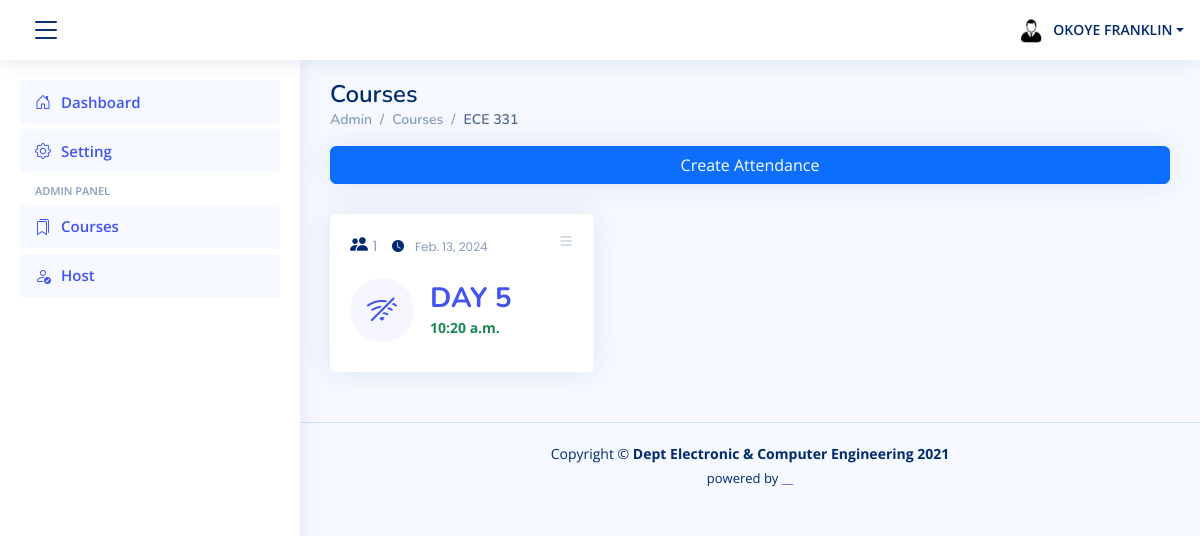
Page /attendances/14/ (signed in) on the earlier database version.
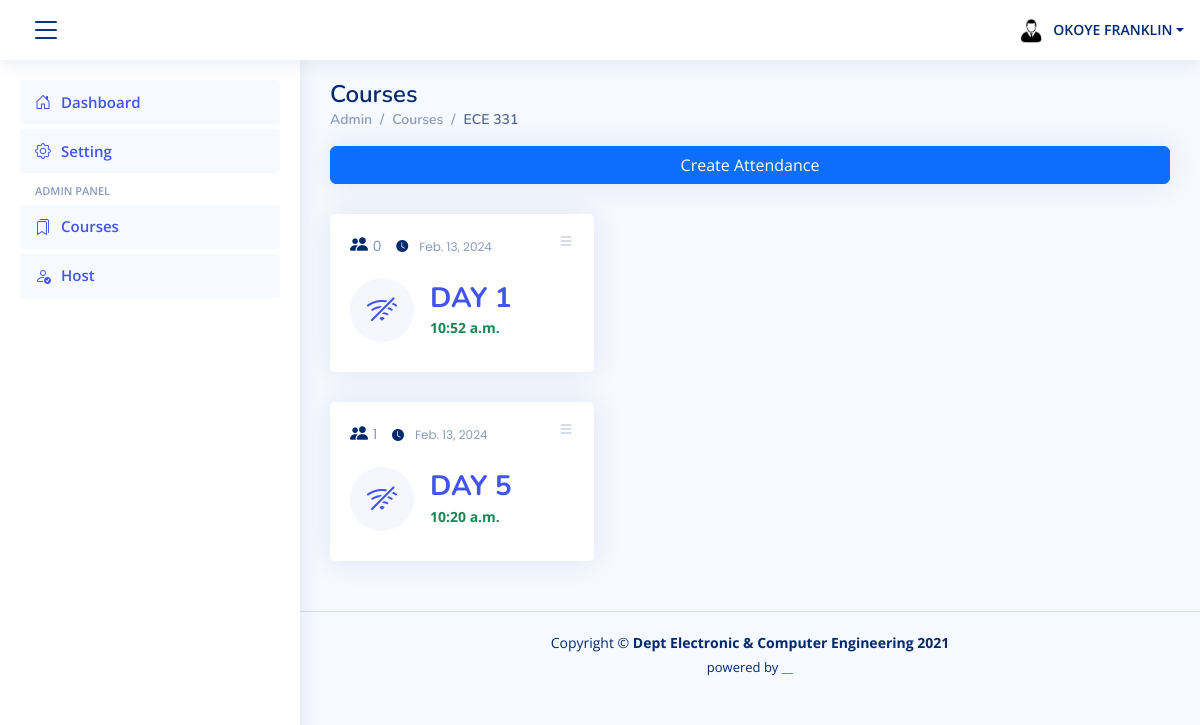
Same page on the later database version.
### attendance/models.py (models this page shows, shortened)
class Attendance(models.Model):
    course = models.ForeignKey(Course, on_delete=models.CASCADE, default=None)
    day_number = models.PositiveIntegerField(default=0)
    start_date = models.DateField(auto_now=True)
    start_time = models.TimeField(auto_now=True)
    active = models.BooleanField(default=False)
    class Meta:
        unique_together = ['course', 'day_number']
    def total_attendees(self):
        return self.attendee_set.count()

### attendance/views.py (the view)
# urls.py: path('attendances/<int:pk>/', AttendanceList, name='attendance_list'),
def AttendanceList(request, pk):
    course = Course.objects.get(pk=pk)
    attendance = Attendance.objects.filter(course=pk).order_by('day_number')
    student = Student.objects.get(reg_number=request.user)
    sex = {'M':'male'}.get(student.sex) # the need for the profile picture
    context = {'attendances':attendance, 'course':course, 'sex':sex}
    return render(request, template_name='attendance_list.html', context=context)

### templates/attendance_list.html (shortened to what this page needs)
{% extends "partials/base.html" %}
{%load humanize %}
{% block content %}
<main id="main" class="main">
    <div class="pagetitle">
      <h1>Courses</h1>
      <nav>
        <ol class="breadcrumb">
          <li class="breadcrumb-item"><a href="{% url 'dashboard' %}">Admin</a></li>
          <li class="breadcrumb-item"><a href="{% url 'course_list' %}">Courses</a></li>
          <li class="breadcrumb-item active">{{course.name}}</li>
        </ol>
      </nav>
    </div>
    <div class="card">
        <button type="button" class="btn btn-primary" data-bs-toggle="modal" data-bs-target="#verticalycentered">
            Create Attendance
        </button>
    </div>
    <section class="section dashboard">
        {% if attendances %}
        {% for attendance in attendances %}
        <div class="row ">
            <div class="col-lg-8 col-xxl-2">
                <div class="row">
                    <div class="col-xxl-3 col-md-6 ">
                        <div class="card  info-card sales-card">
                            <div class="filter">
                                <a class="icon" href="#" data-bs-toggle="dropdown"><i class="bi bi-list"></i></a>
                            </div>
                            <div class="card-body">
                                <h5 class="card-title"><i class="bi bi-people-fill"></i> <span>{{attendance.total_attendees}}  <span style='color:#012970; padding-left:11px; font-size:12px;'><i class='bi bi-clock-fill'></i><span style='color:#899bbd; padding-left:11px; font-size:12px;'>{{attendance.start_date}}</span></span> </span></h5>
                                <div class="d-flex align-items-center">
                                    <div class="card-icon rounded-circle d-flex align-items-center justify-content-center">
                                        {%if attendance.active%}
                                        <i class=" bi-wifi"></i>
                                        {% else %}
                                        <i class=" bi-wifi-off"></i>
                                        {%endif%}
                                    </div>
                                    <div class="ps-3">
                                        <h6><a href="{% url 'attendee_list' attendance.id %}">DAY {{attendance.day_number }}</a></h6>
                                        <span class="text-success small pt-1 fw-bold">{{attendance.start_time}} </span>
                                    </div>
                                </div>
                            </div>
                        </div>
                    </div>
                </div>
            </div>
        </div>
        {% endfor %}
        {% else %}
        <h6>No Registered Attendance!</h6>
        {% endif %}
    </section>
</main>
{% endblock %}

Differences in the rows shown:
added Attendance: total_attendees "0", start_date "Feb. 13, 2024", active False (drawn), day_number "1", start_time "10:52 a.m."
